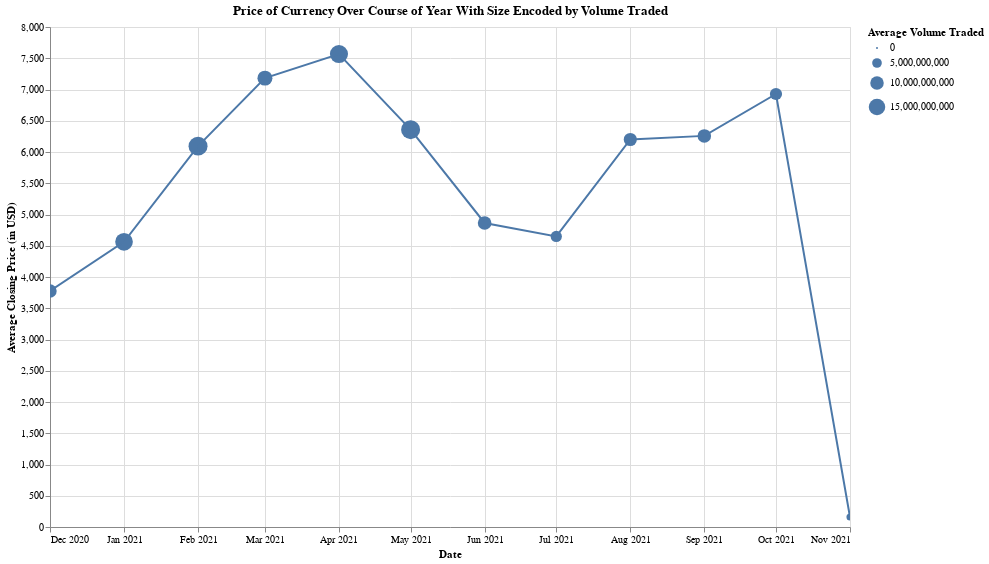

Notebook source saved alongside this figure:
### Code cell
selection = alt.selection_multi(fields=['token'], name='Currency')

chart = alt.Chart(union_df).mark_circle().encode(
    x=alt.X('yearmonth(Date)', title='Date'),
    y=alt.Y('mean(Close)', axis=alt.Axis(title='Average Closing Price (in USD)')),
    size = alt.Size('mean(Volume):Q',
        legend=alt.Legend(title='Average Volume Traded')
    ),
    tooltip=['yearmonth(Date)', 'mean(Close)', 'mean(Volume)']
).properties(title='Price of Currency Over Course of Year With Size Encoded by Volume Traded', width=800, height=500).add_selection(
    selection
)

lineplot = alt.Chart(union_df).mark_line().encode(
    x=alt.X('yearmonth(Date)', title='Date'),
    y=alt.Y('mean(Close)'),
    tooltip=['yearmonth(Date)', 'mean(Close)', 'mean(Volume)']
)

both = chart + lineplot

input_dropdown1 = alt.binding_select(options=list(union_df['token'].unique()))
token_selector = alt.selection_single(name='Currency', fields=['token'], bind=input_dropdown1)
both.add_selection(token_selector).transform_filter(token_selector).interactive()

### Figure 1 — Vega-Lite specification as saved in the notebook (floating-point values rounded to 4 significant figures; data arrays with more than 128 entries replaced by an {"elided": "..."} marker saying what was removed)
{"config": {"view": {"continuousWidth": 400, "continuousHeight": 300}}, "layer": [{"mark": "circle", "encoding": {"size": {"type": "quantitative", "aggregate": "mean", "field": "Volume", "legend": {"title": "Average Volume Traded"}}, "tooltip": [{"type": "temporal", "field": "Date", "timeUnit": "yearmonth"}, {"type": "quantitative", "aggregate": "mean", "field": "Close"}, {"type": "quantitative", "aggregate": "mean", "field": "Volume"}], "x": {"type": "temporal", "field": "Date", "timeUnit": "yearmonth", "title": "Date"}, "y": {"type": "quantitative", "aggregate": "mean", "axis": {"title": "Average Closing Price (in USD)"}, "field": "Close"}}, "height": 500, "selection": {"Currency": {"type": "single", "fields": ["token"], "bind": {"input": "select", "options": ["ADA", "ETH", "BTC", "XRP", "TRX", "DOGE", "LTC", "BCH"]}}, "selector003": {"type": "interval", "bind": "scales", "encodings": ["x", "y"]}}, "title": "Price of Currency Over Course of Year With Size Encoded by Volume Traded", "width": 800}, {"mark": "line", "encoding": {"tooltip": [{"type": "temporal", "field": "Date", "timeUnit": "yearmonth"}, {"type": "quantitative", "aggregate": "mean", "field": "Close"}, {"type": "quantitative", "aggregate": "mean", "field": "Volume"}], "x": {"type": "temporal", "field": "Date", "timeUnit": "yearmonth", "title": "Date"}, "y": {"type": "quantitative", "aggregate": "mean", "field": "Close"}}}], "data": {"name": "data-b0da2691ae82bdb2fe5a870de0a9710c"}, "transform": [{"filter": {"selection": "Currency"}}], "$schema": "https://vega.github.io/schema/vega-lite/v4.8.1.json", "datasets": {"data-b0da2691ae82bdb2fe5a870de0a9710c": {"elided": "2445 records"}}}
